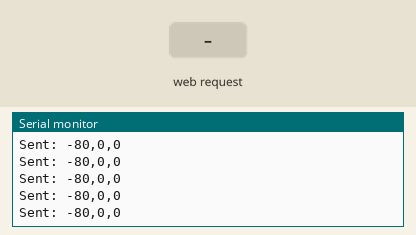
The program below on a simulated ESP32. Parts: the last lines printed to the serial monitor. The inputs (shaded band) are chosen by the test bench. Storage starts empty.

Above: at 2.2 s.
2.3 s: HTTP request GET /switch1 received
At 2.33 s:
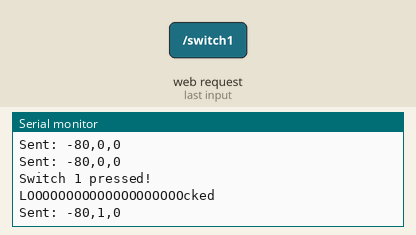
3.8 s: HTTP request GET /switch2 received
At 3.84 s:
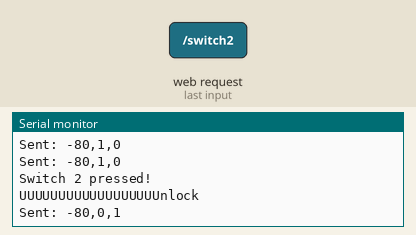
5.3 s: HTTP request GET /setInput?value=VALUE received
At 5.34 s:
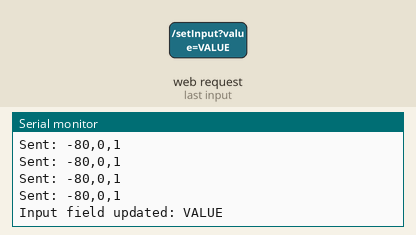
6.8 s: HTTP request GET /setInput?value=1 received
At 6.86 s:
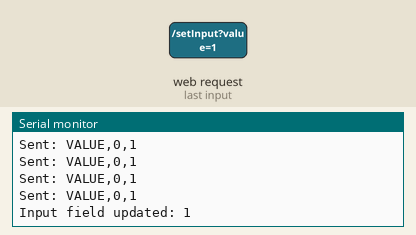

Measured:
- after the input at 2.3 s, the serial monitor: prints a new line at once (image 1)
- after the input at 3.8 s, the serial monitor: prints a new line at once (image 2)
- after the input at 5.3 s, the serial monitor: prints a new line at once (image 3)
- after the input at 6.8 s, the serial monitor: prints a new line after 0.06 s (image 4)

The program:

main.cpp
```cpp
#include <Arduino.h>
#include <WiFi.h>
#include <WebServer.h>
#include <DNSServer.h>
#include <LittleFS.h>
#include "nvs_flash.h"

const char* ssid = "ESP32-AP";
const char* password = "12345678";


bool wifiRunning = false;
String message = "";

bool onbardPinOn = false;
//int wifiPowerInput = -80;  // TODO get this value from wifi esp32
int wifiLock = 0;
int wifiUnlock = 0;

const byte DNS_PORT = 53;
DNSServer dnsServer;
WebServer server(80);

String inputValue = "-80";  // initial value
IPAddress local_IP(192,168,4,1);
IPAddress gateway(192,168,4,1);
IPAddress subnet(255,255,255,0);

void saveInputValue();
void loadInputValue();

String displayValue = "Not set yet";  // This is read-only

// HTML template (with placeholder %VALUE%)
const char index_html[] PROGMEM = R"rawliteral(
<!DOCTYPE html>
<html>
<head>
  <meta name="viewport" content="width=device-width, initial-scale=1">
  <title>ESP32 Control</title>
  <style>
    body { font-family: Arial; text-align: center; margin-top: 50px; }
    input[type='text'] { padding: 10px; font-size: 18px; width: 200px; text-align: center; }
    input[type='submit'], button { padding: 10px 20px; font-size: 18px; margin: 10px; }
  </style>
</head>
<body>
<h2>Yukon Control</h2>
<form action="/setInput" method="GET">
  <input type="text" name="value" value="%VALUE%">
  <input type="submit" value="Update">
</form>

<p>Signal Strength: %DISPLAYVALUE%</p>  <!-- Read-only display -->

<br>
<button onclick="fetch('/switch1')">Lock</button>
<button onclick="fetch('/switch2')">Unlock</button>
</body>
</html>
)rawliteral";


// Event handlers (persistent)
WiFiEventId_t clientConnectedHandler;
WiFiEventId_t clientDisconnectedHandler;


void onClientConnected(WiFiEvent_t event, WiFiEventInfo_t info) {
  Serial.println("connected!!!!!!!!!!");
}

void onClientDisconnected(WiFiEvent_t event, WiFiEventInfo_t info) {
  Serial.println("disconnected00000000000000000000");
}


// Function to generate HTML with current value
String processor(const String& var) {
  if (var == "VALUE") return inputValue;
  if (var == "DISPLAYVALUE") return displayValue;
  return String();
}

void handleRoot() {
  String html = FPSTR(index_html);
  html.replace("%VALUE%", inputValue);
  html.replace("%DISPLAYVALUE%", displayValue);  // <--- add this line
  server.send(200, "text/html", html);
}


void handleSetInput() {
  if (server.hasArg("value")) {
    inputValue = server.arg("value");
    Serial.print("Input field updated: ");
    Serial.println(inputValue);
    saveInputValue();  // <--- Save to LittleFS
  }
  server.sendHeader("Location", "/");
  server.send(303);
}

void handleSwitch1() {
  Serial.println("Switch 1 pressed!");
  server.send(200, "text/plain", "Switch 1 triggered");
  wifiLock = 1;
  wifiUnlock = 0;
  Serial.println("LOOOOOOOOOOOOOOOOOOOOcked");
}

void handleSwitch2() {
  Serial.println("Switch 2 pressed!");
  server.send(200, "text/plain", "Switch 2 triggered");
    wifiUnlock = 1;
    wifiLock = 0;

  Serial.println("UUUUUUUUUUUUUUUUUUnlock");
}

void setup() {
  Serial.begin(115200);
    WiFi.disconnect(true, true);
  WiFi.mode(WIFI_OFF);
  delay(500);

  // AP mode
  WiFi.mode(WIFI_AP);

  // Start AP on channel 1
  if (WiFi.softAP(ssid, password, 1)) {
    Serial.println("AP started successfully");
    Serial.print("SSID: "); Serial.println(ssid);
      Serial.print("Password: "); Serial.println(password);
    Serial.print("IP: "); Serial.println(WiFi.softAPIP());
  } else {
    Serial.println("Failed to start AP");
  }  Serial.print("AP IP: "); Serial.println(WiFi.softAPIP());
  delay(500);  // Let the AP settle
  IPAddress myIP = WiFi.softAPIP();
  Serial.print("Access Point IP: ");
  Serial.println(myIP);

  // Start DNS (redirect all domains to ESP32)
  dnsServer.start(DNS_PORT, "*", myIP);

  // Web routes
  server.on("/", handleRoot);
  server.on("/setInput", handleSetInput);
  server.on("/switch1", handleSwitch1);
  server.on("/switch2", handleSwitch2);
  server.begin();

  Serial.println("Web server started!");
  clientConnectedHandler = WiFi.onEvent(onClientConnected, ARDUINO_EVENT_WIFI_AP_STACONNECTED);
  clientDisconnectedHandler = WiFi.onEvent(onClientDisconnected, ARDUINO_EVENT_WIFI_AP_STADISCONNECTED);
  if(!LittleFS.begin(true)){
    Serial.println("LittleFS mount failed");
    return;
  }
  loadInputValue();

  Serial2.begin(9600, SERIAL_8N1, 16, 17); // RX=16, TX=17
}

void loop(){
  dnsServer.processNextRequest();
  server.handleClient();
    if(onbardPinOn){
    digitalWrite(2,LOW);
    onbardPinOn = false;
    Serial.print("");
  }else{
    digitalWrite(2,HIGH);
    onbardPinOn = true;
     Serial.print("");
 }
 //String message = "1,2,3";
 message = String(inputValue) + "," + String(wifiLock) + "," + String(wifiUnlock);

  Serial2.println(message);  // Send to other ESP32
  Serial.println("Sent: " + message);
  delay(100);
}

void loadInputValue() {
  if(LittleFS.exists("/input.txt")){
    File file = LittleFS.open("/input.txt", "r");
    if(file){
      inputValue = file.readString();
      file.close();
      Serial.print("Loaded inputValue: ");
      Serial.println(inputValue);
    }
  }
}

void saveInputValue() {
  File file = LittleFS.open("/input.txt", "w");
  if(!file){
    Serial.println("Failed to open file for writing");
    return;
  }
  file.print(inputValue);
  file.close();
  Serial.println("Input saved to LittleFS");
}
```
